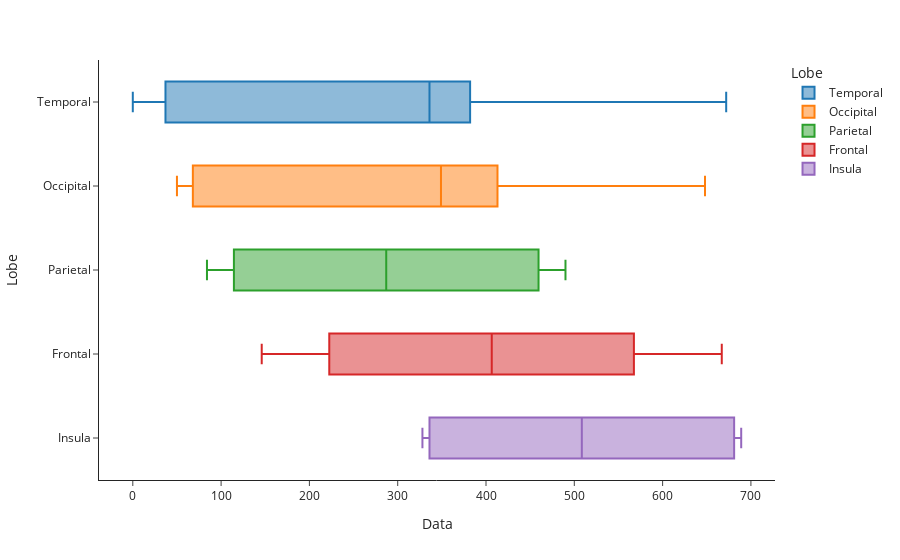

Source (notebook cell):
### Markdown cell above
Plotly express is useful for simple plots:

### Code cell
fig = px.box(data_df, x = 'Data', y = 'Lobe', color='Lobe', template='simple_white')
fig.show()

### Figure 1 — Plotly figure (JSON) as saved in the notebook; plotly's stock layout.template omitted (floating-point values rounded to 4 significant figures; data arrays with more than 128 entries replaced by an {"elided": "..."} marker saying what was removed)
{"data": [{"alignmentgroup": "True", "hovertemplate": "Lobe=%{y}<br>Data=%{x}<extra></extra>", "legendgroup": "Temporal", "marker": {"color": "#1F77B4"}, "name": "Temporal", "notched": false, "offsetgroup": "Temporal", "orientation": "h", "showlegend": true, "type": "box", "x": {"elided": "150 int values"}, "x0": " ", "xaxis": "x", "y": {"elided": "150 str values"}, "y0": " ", "yaxis": "y"}, {"alignmentgroup": "True", "hovertemplate": "Lobe=%{y}<br>Data=%{x}<extra></extra>", "legendgroup": "Occipital", "marker": {"color": "#FF7F0E"}, "name": "Occipital", "notched": false, "offsetgroup": "Occipital", "orientation": "h", "showlegend": true, "type": "box", "x": [50, 51, 52, 53, 54, 55, 56, 57, 58, 59, 60, 61, 62, 63, 64, 65, 66, 67, 68, 69, 70, 71, 72, 73, 74, 75, 76, 77, 78, 79, 80, 81, 82, 83, 301, 302, 303, 395, 396, 397, 398, 399, 400, 401, 402, 403, 404, 405, 406, 407, 408, 409, 410, 411, 412, 413, 414, 415, 416, 417, 418, 419, 420, 421, 422, 423, 424, 425, 426, 427, 428, 646, 647, 648], "x0": " ", "xaxis": "x", "y": ["Occipital", "Occipital", "Occipital", "Occipital", "Occipital", "Occipital", "Occipital", "Occipital", "Occipital", "Occipital", "Occipital", "Occipital", "Occipital", "Occipital", "Occipital", "Occipital", "Occipital", "Occipital", "Occipital", "Occipital", "Occipital", "Occipital", "Occipital", "Occipital", "Occipital", "Occipital", "Occipital", "Occipital", "Occipital", "Occipital", "Occipital", "Occipital", "Occipital", "Occipital", "Occipital", "Occipital", "Occipital", "Occipital", "Occipital", "Occipital", "Occipital", "Occipital", "Occipital", "Occipital", "Occipital", "Occipital", "Occipital", "Occipital", "Occipital", "Occipital", "Occipital", "Occipital", "Occipital", "Occipital", "Occipital", "Occipital", "Occipital", "Occipital", "Occipital", "Occipital", "Occipital", "Occipital", "Occipital", "Occipital", "Occipital", "Occipital", "Occipital", "Occipital", "Occipital", "Occipital", "Occipital", "Occipital", "Occipital", "Occipital"], "y0": " ", "yaxis": "y"}, {"alignmentgroup": "True", "hovertemplate": "Lobe=%{y}<br>Data=%{x}<extra></extra>", "legendgroup": "Parietal", "marker": {"color": "#2CA02C"}, "name": "Parietal", "notched": false, "offsetgroup": "Parietal", "orientation": "h", "showlegend": true, "type": "box", "x": [84, 85, 86, 87, 88, 89, 90, 91, 92, 93, 94, 95, 96, 97, 98, 99, 100, 101, 102, 103, 104, 105, 106, 107, 108, 109, 110, 111, 112, 113, 114, 115, 116, 117, 118, 119, 120, 121, 122, 123, 124, 125, 126, 127, 128, 129, 130, 131, 132, 133, 134, 135, 136, 137, 138, 139, 140, 141, 142, 143, 144, 145, 429, 430, 431, 432, 433, 434, 435, 436, 437, 438, 439, 440, 441, 442, 443, 444, 445, 446, 447, 448, 449, 450, 451, 452, 453, 454, 455, 456, 457, 458, 459, 460, 461, 462, 463, 464, 465, 466, 467, 468, 469, 470, 471, 472, 473, 474, 475, 476, 477, 478, 479, 480, 481, 482, 483, 484, 485, 486, 487, 488, 489, 490], "x0": " ", "xaxis": "x", "y": ["Parietal", "Parietal", "Parietal", "Parietal", "Parietal", "Parietal", "Parietal", "Parietal", "Parietal", "Parietal", "Parietal", "Parietal", "Parietal", "Parietal", "Parietal", "Parietal", "Parietal", "Parietal", "Parietal", "Parietal", "Parietal", "Parietal", "Parietal", "Parietal", "Parietal", "Parietal", "Parietal", "Parietal", "Parietal", "Parietal", "Parietal", "Parietal", "Parietal", "Parietal", "Parietal", "Parietal", "Parietal", "Parietal", "Parietal", "Parietal", "Parietal", "Parietal", "Parietal", "Parietal", "Parietal", "Parietal", "Parietal", "Parietal", "Parietal", "Parietal", "Parietal", "Parietal", "Parietal", "Parietal", "Parietal", "Parietal", "Parietal", "Parietal", "Parietal", "Parietal", "Parietal", "Parietal", "Parietal", "Parietal", "Parietal", "Parietal", "Parietal", "Parietal", "Parietal", "Parietal", "Parietal", "Parietal", "Parietal", "Parietal", "Parietal", "Parietal", "Parietal", "Parietal", "Parietal", "Parietal", "Parietal", "Parietal", "Parietal", "Parietal", "Parietal", "Parietal", "Parietal", "Parietal", "Parietal", "Parietal", "Parietal", "Parietal", "Parietal", "Parietal", "Parietal", "Parietal", "Parietal", "Parietal", "Parietal", "Parietal", "Parietal", "Parietal", "Parietal", "Parietal", "Parietal", "Parietal", "Parietal", "Parietal", "Parietal", "Parietal", "Parietal", "Parietal", "Parietal", "Parietal", "Parietal", "Parietal", "Parietal", "Parietal", "Parietal", "Parietal", "Parietal", "Parietal", "Parietal", "Parietal"], "y0": " ", "yaxis": "y"}, {"alignmentgroup": "True", "hovertemplate": "Lobe=%{y}<br>Data=%{x}<extra></extra>", "legendgroup": "Frontal", "marker": {"color": "#D62728"}, "name": "Frontal", "notched": false, "offsetgroup": "Frontal", "orientation": "h", "showlegend": true, "type": "box", "x": {"elided": "308 int values"}, "x0": " ", "xaxis": "x", "y": {"elided": "308 str values"}, "y0": " ", "yaxis": "y"}, {"alignmentgroup": "True", "hovertemplate": "Lobe=%{y}<br>Data=%{x}<extra></extra>", "legendgroup": "Insula", "marker": {"color": "#9467BD"}, "name": "Insula", "notched": false, "offsetgroup": "Insula", "orientation": "h", "showlegend": true, "type": "box", "x": [328, 329, 330, 331, 332, 333, 334, 335, 336, 337, 338, 339, 340, 341, 342, 343, 344, 673, 674, 675, 676, 677, 678, 679, 680, 681, 682, 683, 684, 685, 686, 687, 688, 689], "x0": " ", "xaxis": "x", "y": ["Insula", "Insula", "Insula", "Insula", "Insula", "Insula", "Insula", "Insula", "Insula", "Insula", "Insula", "Insula", "Insula", "Insula", "Insula", "Insula", "Insula", "Insula", "Insula", "Insula", "Insula", "Insula", "Insula", "Insula", "Insula", "Insula", "Insula", "Insula", "Insula", "Insula", "Insula", "Insula", "Insula", "Insula"], "y0": " ", "yaxis": "y"}], "layout": {"boxmode": "overlay", "legend": {"title": {"text": "Lobe"}, "tracegroupgap": 0}, "margin": {"t": 60}, "xaxis": {"anchor": "y", "domain": [0, 1], "title": {"text": "Data"}}, "yaxis": {"anchor": "x", "categoryarray": ["Insula", "Frontal", "Parietal", "Occipital", "Temporal"], "categoryorder": "array", "domain": [0, 1], "title": {"text": "Lobe"}}}}
